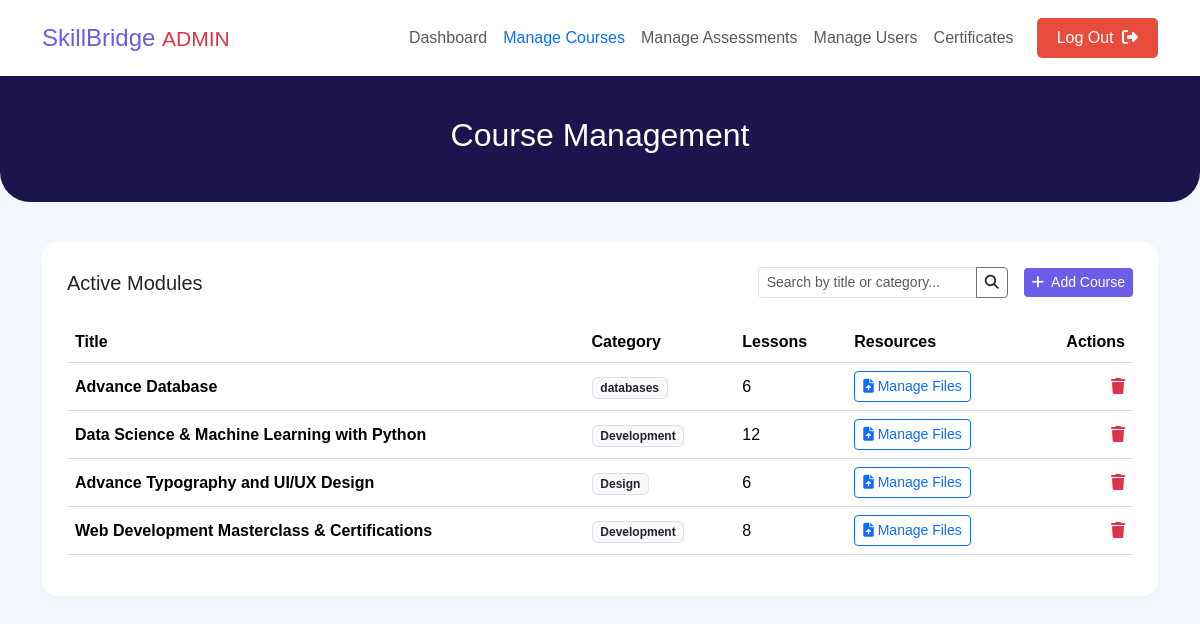
/admin/admin-courses.php (signed in), run on the app's committed database.
### tables this page shows
CREATE TABLE `courses` (
  `id` int(11) NOT NULL,
  `title` varchar(150) NOT NULL,
  `lessons` int(11) NOT NULL,
  `category` varchar(50) DEFAULT NULL,
  `created_at` timestamp NOT NULL DEFAULT current_timestamp(),
  `banner_image` varchar(255) DEFAULT NULL
);

### admin/admin-courses.php (the view, shortened to what this page needs)
<?php
require_once '../db.php';
$search_query = "";
$courses = $conn->query("SELECT * FROM courses" . $search_query . " ORDER BY id DESC");
?>
<!DOCTYPE html>
<html lang="zxx">
<head>
    <link href="https://cdn.jsdelivr.net/npm/bootstrap@5.3.3/dist/css/bootstrap.min.css" rel="stylesheet">
    <link rel="stylesheet" href="https://cdnjs.cloudflare.com/ajax/libs/font-awesome/6.5.1/css/all.min.css">
</head>
<body>
<header class="header sticky-top shadow-sm">
    <div class="container">
        <nav class="navbar navbar-expand-lg navbar-light p-0">
            <a class="navbar-brand font-weight-bold" href="admin-dashboard.php" style="color:var(--primary-purple); font-size: 24px;">SkillBridge <span class="text-danger small">ADMIN</span></a>
            <div class="collapse navbar-collapse">
                <ul class="navbar-nav ms-auto align-items-center">
                    <li class="nav-item"><a class="nav-link" href="admin-dashboard.php">Dashboard</a></li>
                    <li class="nav-item active"><a class="nav-link text-primary font-weight-bold " href="admin-courses.php">Manage Courses</a></li>
                    <li class="nav-item"><a class="nav-link" href="admin-assessments.php">Manage Assessments</a></li>
                    <li class="nav-item"><a class="nav-link" href="admin-users.php">Manage Users</a></li>
                    <li class="nav-item"><a class="nav-link" href="admin-certificates.php">Certificates</a></li>
                    <li class="nav-item"><a class="nav-link log_out" href="admin-dashboard.php?action=logout">Log Out <i class="fa-solid fa-sign-out-alt ms-1"></i></a></li>
                </ul>
            </div>
        </nav>
    </div>
</header>
<section class="banner-sub text-center"><h2 class="text-white font-weight-bold">Course Management</h2></section>
<div class="container pb-5">
    <div class="table-card">
        <div class="d-flex justify-content-between align-items-center mb-4 flex-wrap">
            <h5 class="m-0 font-weight-bold">Active Modules</h5>
            <div class="d-flex align-items-center flex-wrap mt-2 mt-md-0">
                <form method="GET" action="admin-courses.php" class="d-flex mb-0 me-3">
                    <div class="input-group input-group-sm" style="min-width: 250px;">
                        <input type="text" name="search" class="form-control" placeholder="Search by title or category..." value="<?php echo isset($_GET['search']) ? htmlspecialchars($_GET['search']) : ''; ?>">
                        <button type="submit" class="btn btn-outline-secondary text-dark" title="Search"><i class="fa fa-search"></i></button>
                    </div>
                </form>
                <button class="btn btn-purple btn-sm text-nowrap" data-bs-toggle="modal" data-bs-target="#addModal"><i class="fa fa-plus me-1"></i> Add Course</button>
            </div>
        </div>
        <div class="table-responsive">
            <table class="table table-hover align-middle">
                <thead><tr><th>Title</th><th>Category</th><th>Lessons</th><th>Resources</th><th class="text-end">Actions</th></tr></thead>
                <tbody>
                    <?php if($courses->num_rows > 0): ?>
                        <?php while($c = $courses->fetch_assoc()): ?>
                            <tr>
                                <td><strong><?php echo htmlspecialchars($c['title']); ?></strong></td>
                                <td><span class="badge bg-light text-dark border"><?php echo htmlspecialchars($c['category']); ?></span></td>
                                <td><?php echo $c['lessons']; ?></td>
                                <td>
                                    <a href="manage-resources.php?id=<?php echo $c['id']; ?>" class="btn btn-sm btn-outline-primary">
                                        <i class="fa fa-file-upload"></i> Manage Files
                                    </a>
                                </td>
                                <td class="text-end">
                                    <a href="admin-courses.php?delete=<?php echo $c['id']; ?>" class="text-danger ms-3" onclick="return confirm('Delete course?')"><i class="fa fa-trash"></i></a>
                                </td>
                            </tr>
                        <?php endwhile; ?>
                    <?php endif; ?>
                </tbody>
            </table>
        </div>
    </div>
</div>
</body>
</html>

### admin/admin-courses.php (style rules this page uses)
:root { --primary-purple: #6c5ce7; --dark-bg: #1c144d; --light-bg: #f4f7fe; }
body { font-family: 'Poppins', sans-serif; background-color: var(--light-bg); }
.header { background: white; z-index: 1000; padding: 15px 0; }
.log_out { background: #e74c3c; color: white !important; border-radius: 5px; padding: 8px 20px !important; margin-left: 15px; }
.banner-sub { background-color: var(--dark-bg); padding: 40px 0; border-bottom-left-radius: 30px; border-bottom-right-radius: 30px; margin-bottom: 40px; }
.table-card { background: white; border-radius: 15px; padding: 25px; box-shadow: 0 10px 20px rgba(0,0,0,0.02); }
.btn-purple { background-color: var(--primary-purple); color: white; border: none; }

### data on the page
courses: title "Advance Database", category "databases", lessons "6"
courses: title "Data Science & Machine Learning with Python", category "Development", lessons "12"
courses: title "Advance Typography and UI/UX Design", category "Design", lessons "6"
courses: title "Web Development Masterclass & Certifications", category "Development", lessons "8"
